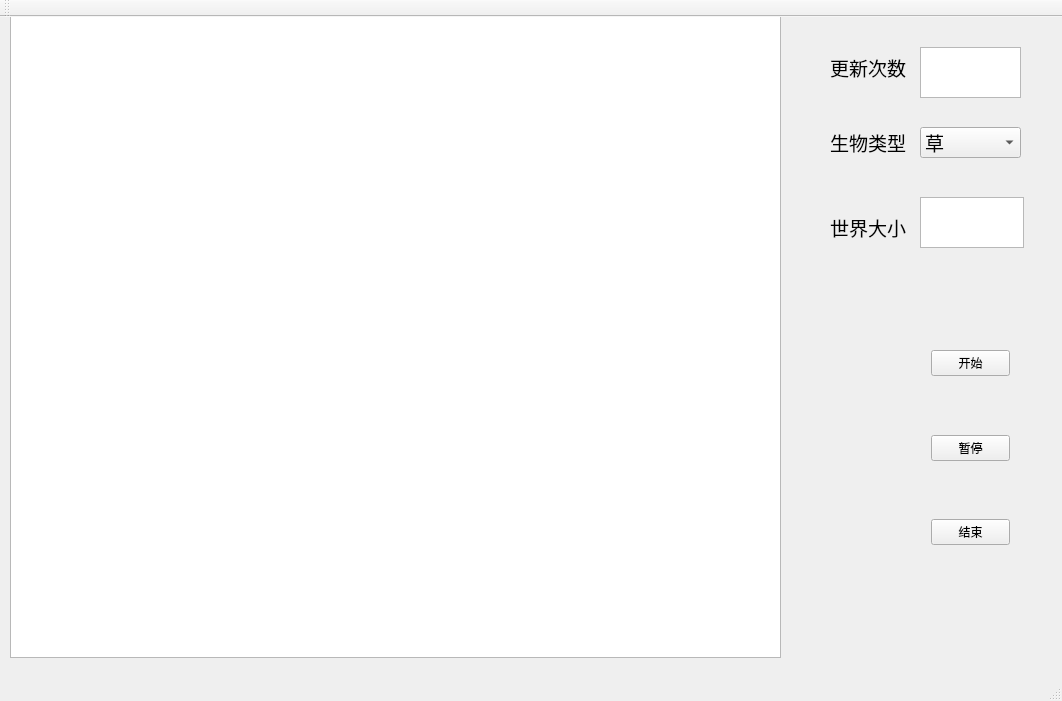
<?xml version="1.0" encoding="UTF-8"?>
<ui version="4.0">
 <class>ecosystem</class>
 <widget class="QMainWindow" name="ecosystem">
  <property name="geometry">
   <rect>
    <x>0</x>
    <y>0</y>
    <width>1062</width>
    <height>701</height>
   </rect>
  </property>
  <property name="windowTitle">
   <string>ecosystem</string>
  </property>
  <widget class="QWidget" name="centralWidget">
   <widget class="QGraphicsView" name="graphicsView">
    <property name="geometry">
     <rect>
      <x>10</x>
      <y>-10</y>
      <width>771</width>
      <height>651</height>
     </rect>
    </property>
   </widget>
   <widget class="QWidget" name="layoutWidget">
    <property name="geometry">
     <rect>
      <x>920</x>
      <y>270</y>
      <width>101</width>
      <height>321</height>
     </rect>
    </property>
    <layout class="QGridLayout" name="gridLayout">
     <item row="5" column="0">
      <spacer name="verticalSpacer_3">
       <property name="orientation">
        <enum>Qt::Vertical</enum>
       </property>
       <property name="sizeHint" stdset="0">
        <size>
         <width>20</width>
         <height>40</height>
        </size>
       </property>
      </spacer>
     </item>
     <item row="2" column="0">
      <widget class="QPushButton" name="start">
       <property name="text">
        <string>开始</string>
       </property>
       <property name="iconSize">
        <size>
         <width>30</width>
         <height>30</height>
        </size>
       </property>
      </widget>
     </item>
     <item row="8" column="0">
      <spacer name="verticalSpacer_4">
       <property name="orientation">
        <enum>Qt::Vertical</enum>
       </property>
       <property name="sizeHint" stdset="0">
        <size>
         <width>20</width>
         <height>40</height>
        </size>
       </property>
      </spacer>
     </item>
     <item row="4" column="0">
      <widget class="QPushButton" name="btn_pause">
       <property name="text">
        <string>暂停</string>
       </property>
       <property name="iconSize">
        <size>
         <width>30</width>
         <height>30</height>
        </size>
       </property>
      </widget>
     </item>
     <item row="7" column="0">
      <widget class="QPushButton" name="btn_end">
       <property name="text">
        <string>结束</string>
       </property>
       <property name="iconSize">
        <size>
         <width>30</width>
         <height>30</height>
        </size>
       </property>
      </widget>
     </item>
     <item row="3" column="0">
      <spacer name="verticalSpacer_2">
       <property name="orientation">
        <enum>Qt::Vertical</enum>
       </property>
       <property name="sizeHint" stdset="0">
        <size>
         <width>20</width>
         <height>40</height>
        </size>
       </property>
      </spacer>
     </item>
     <item row="1" column="0">
      <spacer name="verticalSpacer">
       <property name="orientation">
        <enum>Qt::Vertical</enum>
       </property>
       <property name="sizeHint" stdset="0">
        <size>
         <width>20</width>
         <height>40</height>
        </size>
       </property>
      </spacer>
     </item>
    </layout>
   </widget>
   <widget class="QComboBox" name="comboBox">
    <property name="geometry">
     <rect>
      <x>920</x>
      <y>110</y>
      <width>101</width>
      <height>31</height>
     </rect>
    </property>
    <property name="font">
     <font>
      <family>04b_21</family>
      <pointsize>14</pointsize>
     </font>
    </property>
    <property name="autoFillBackground">
     <bool>true</bool>
    </property>
    <item>
     <property name="text">
      <string>草</string>
     </property>
    </item>
    <item>
     <property name="text">
      <string>麋鹿</string>
     </property>
    </item>
    <item>
     <property name="text">
      <string>狼</string>
     </property>
    </item>
    <item>
     <property name="text">
      <string>老虎</string>
     </property>
    </item>
   </widget>
   <widget class="QLabel" name="label">
    <property name="geometry">
     <rect>
      <x>830</x>
      <y>190</y>
      <width>81</width>
      <height>41</height>
     </rect>
    </property>
    <property name="font">
     <font>
      <family>04b_21</family>
      <pointsize>14</pointsize>
     </font>
    </property>
    <property name="text">
     <string>世界大小</string>
    </property>
   </widget>
   <widget class="QLabel" name="label_2">
    <property name="geometry">
     <rect>
      <x>830</x>
      <y>110</y>
      <width>81</width>
      <height>31</height>
     </rect>
    </property>
    <property name="font">
     <font>
      <family>04b_21</family>
      <pointsize>14</pointsize>
     </font>
    </property>
    <property name="text">
     <string>生物类型</string>
    </property>
   </widget>
   <widget class="QTextEdit" name="text1">
    <property name="geometry">
     <rect>
      <x>920</x>
      <y>30</y>
      <width>101</width>
      <height>51</height>
     </rect>
    </property>
    <property name="font">
     <font>
      <family>04b_21</family>
      <pointsize>20</pointsize>
     </font>
    </property>
    <property name="layoutDirection">
     <enum>Qt::LeftToRight</enum>
    </property>
    <property name="html">
     <string>&lt;!DOCTYPE HTML PUBLIC &quot;-//W3C//DTD HTML 4.0//EN&quot; &quot;http://www.w3.org/TR/REC-html40/strict.dtd&quot;&gt;
&lt;html&gt;&lt;head&gt;&lt;meta name=&quot;qrichtext&quot; content=&quot;1&quot; /&gt;&lt;style type=&quot;text/css&quot;&gt;
p, li { white-space: pre-wrap; }
&lt;/style&gt;&lt;/head&gt;&lt;body style=&quot; font-family:'04b_21'; font-size:20pt; font-weight:400; font-style:normal;&quot;&gt;
&lt;p align=&quot;center&quot; style=&quot;-qt-paragraph-type:empty; margin-top:0px; margin-bottom:0px; margin-left:0px; margin-right:0px; -qt-block-indent:0; text-indent:0px; font-family:'SimSun'; font-size:9pt;&quot;&gt;&lt;br /&gt;&lt;/p&gt;&lt;/body&gt;&lt;/html&gt;</string>
    </property>
   </widget>
   <widget class="QLabel" name="label_3">
    <property name="geometry">
     <rect>
      <x>830</x>
      <y>30</y>
      <width>81</width>
      <height>41</height>
     </rect>
    </property>
    <property name="font">
     <font>
      <family>04b_21</family>
      <pointsize>14</pointsize>
     </font>
    </property>
    <property name="text">
     <string>更新次数</string>
    </property>
   </widget>
   <widget class="QTextEdit" name="text2">
    <property name="geometry">
     <rect>
      <x>920</x>
      <y>180</y>
      <width>104</width>
      <height>51</height>
     </rect>
    </property>
    <property name="layoutDirection">
     <enum>Qt::LeftToRight</enum>
    </property>
    <property name="styleSheet">
     <string notr="true">font: 14pt &quot;04b_21&quot;;</string>
    </property>
   </widget>
  </widget>
  <widget class="QMenuBar" name="menuBar">
   <property name="geometry">
    <rect>
     <x>0</x>
     <y>0</y>
     <width>1062</width>
     <height>23</height>
    </rect>
   </property>
  </widget>
  <widget class="QToolBar" name="mainToolBar">
   <attribute name="toolBarArea">
    <enum>TopToolBarArea</enum>
   </attribute>
   <attribute name="toolBarBreak">
    <bool>false</bool>
   </attribute>
  </widget>
  <widget class="QStatusBar" name="statusBar"/>
 </widget>
 <layoutdefault spacing="6" margin="11"/>
 <resources/>
 <connections/>
</ui>
